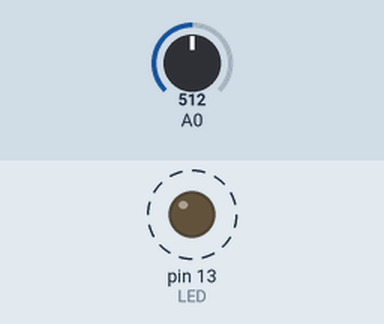
Bench run of a sketch on a simulated Arduino Uno, built with avr-gcc and run on an emulated ATmega328P. Parts: output pins drawn as LEDs (lit = HIGH). Dashed ring = blinking. Inputs (shaded band) come from the test bench; at power-on: A0 = 512.

Above: at 1.8 s.
1.9 s: A0 set to 0
At 2.8 s:
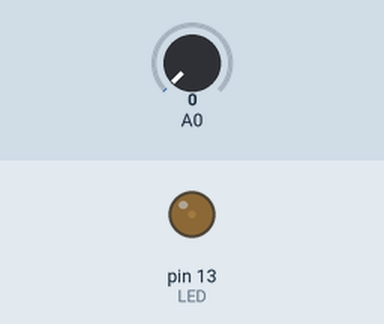
3.6 s: A0 set to 122
At 3.9 s:
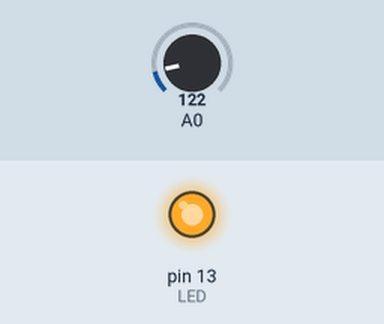
Timing chart, 0 to 13.1 s (numbered marks = the images above; inputs shaded):
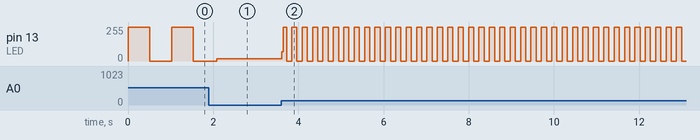

Measured:
- after the input at 3.6 s, pin 13 (LED): 16/255 → 68/255 at once, then moves between 0/255 and 255/255, repeating every 0.24 s
- by itself, pin 13 (LED): alternates 255/255 for 0.51 s and 0/255 for 0.51 s

The sketch:

sketch_06A.ino
```cpp
// Example 6A: Blink LED at the rate specified by the
//             value of the analogue input.
//             20181026

const int LED = 13;
int val = 0;

void setup() {
  // put your setup code here, to run once:
  pinMode(LED, OUTPUT);
  // Analog pins are automatically set as inputs.
}

void loop() {
  // put your main code here, to run repeatedly:
  val = analogRead(0);
  digitalWrite(LED, HIGH);
  delay(val);
  digitalWrite(LED, LOW);
  delay(val);
}
```
